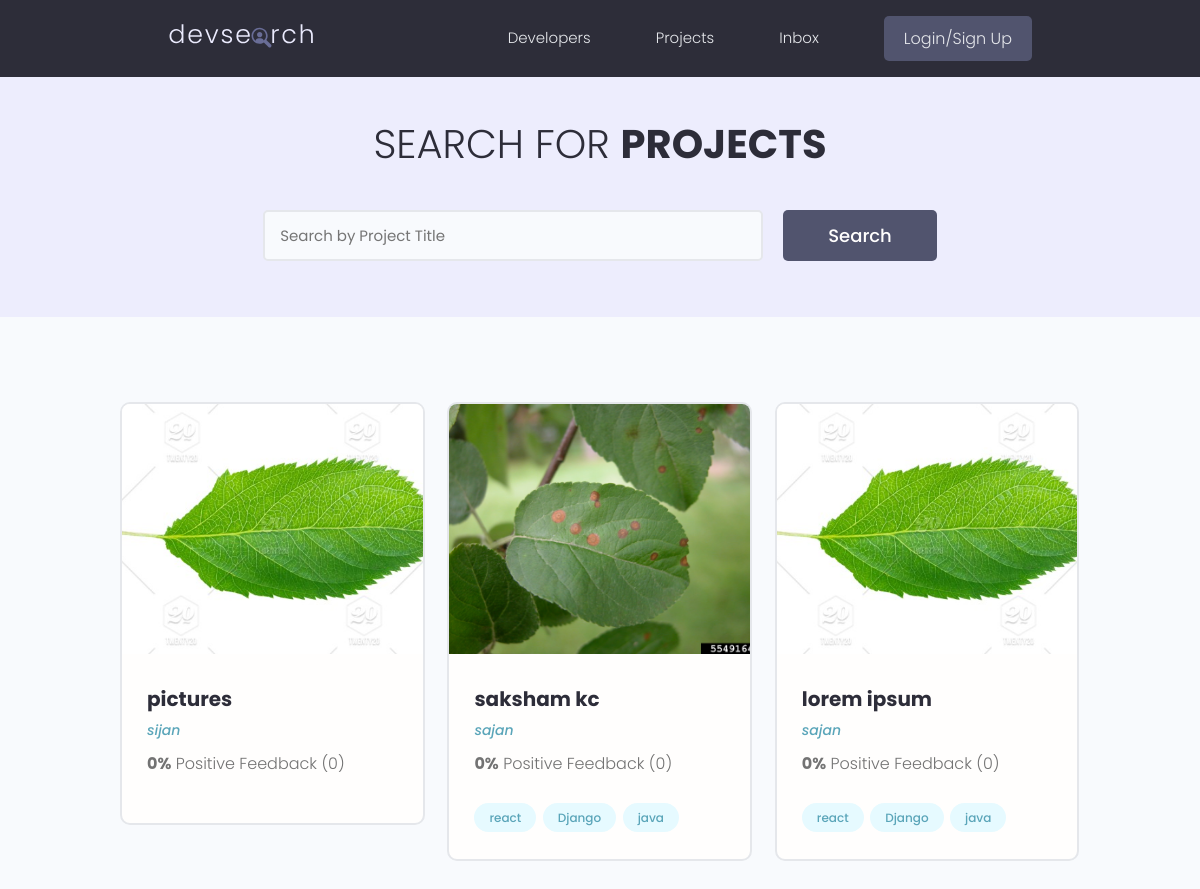
/projects/, run on the app's committed database.
### project/models.py (models this page shows, shortened)
class Project(models.Model):
    owner = models.ForeignKey(Profile, null = True, blank = True, on_delete=models.SET_NULL)
    title = models.CharField(max_length = 200)
    desciption = models.TextField(null = True, blank = True)
    demo_link = models.CharField(max_length = 2000, null = True, blank = True)
    featured_image = models.ImageField(null = True, blank = True, default = "default.jpg")
    source_link = models.CharField(max_length=2000, null = True, blank= True )
    tags = models.ManyToManyField('Tag', blank = True)
    vote_total = models.IntegerField(default = 0, null = True, blank = True)
    vote_ratio = models.IntegerField(default = 0, null = True, blank = True)
    created = models.DateTimeField(auto_now_add = True)
    id = models.UUIDField(default = uuid.uuid4, unique = True, primary_key = True, editable= False)

class Tag(models.Model):
    name = models.CharField(max_length=200)
    created = models.DateTimeField(auto_now_add=True)
    id = models.UUIDField(default = uuid.uuid4, unique = True, primary_key = True, editable = False)
    def __str__ (self):
        return self.name

### users/models.py (models this page shows, shortened)
class Profile(models.Model):
    user = models.OneToOneField(User, on_delete = models.CASCADE, null = True, blank = True)
    name = models.CharField(max_length = 200, blank = True, null = True)
    username = models.CharField(max_length = 200, blank = True, null = True)
    location = models.CharField(max_length=200, blank = True, null = True)
    email = models.EmailField(max_length = 500, blank = True, null = True)
    short_intro = models.CharField(max_length = 200, blank = True, null = True)
    bio = models.TextField(blank = True, null = True)
    profile_image = models.ImageField(null = True, blank = True, upload_to = 'profiles/', default = "profiles/user-default.png" )
    social_github = models.CharField(max_length = 200, blank = True, null = True)
    social_website = models.CharField(max_length = 200, blank = True, null = True)
    created = models.DateField(auto_now_add = True)
    id = models.UUIDField(default = uuid.uuid4, unique = True, primary_key= True,
                                        editable= False  )

### project/views.py (the view)
# urls.py: path('projects/',include('project.urls')),
def projects(request):
    project = Project.objects.all()
    context = { 'projects': project}
    return render(request, 'projects.html', context )

### templates/projects.html (shortened to what this page needs)
{% extends 'main.html'%}
{% block content %}
  <main class="projects">
    <section class="hero-section text-center">
      <div class="container container--narrow">
        <div class="hero-section__box">
          <h2>Search for <span>Projects</span></h2>
        </div>
        <div class="hero-section__search">
          <form class="form" action="#" method="get">
            <div class="form__field">
              <input class="input input--text" id="formInput#search" type="text" name="text"
                placeholder="Search by Project Title" />
            </div>
            <input class="btn btn--sub btn--lg" type="submit" value="Search" />
          </form>
        </div>
      </div>
    </section>
    <section class="projectsList">
      <div class="container">
        <div class="grid grid--three">
     {% for project in projects %}
          <div class="column">
            <div class="card project">
              <a href="{% url 'project' project.id %}" class="project">
                <img class="project__thumbnail" src="{{project.featured_image.url}}" alt="project thumbnail" />
                <div class="card__body">
                  <h3 class="project__title"><td>{{project.title}}</td></h3>
                  <p><a class="project__author" href="{% url 'project' project.id %}">{{project.owner.name}}</a></p>
                  <p class="project--rating">
                    <span style="font-weight: bold;">{{project.vote_ratio}}%</span> Positive
                    Feedback ({{project.vote_ratio}})
                  </p>
                  <div class="project__tags">
                  {%for tag in project.tags.all%}
                    <span class="tag tag--pill tag--main">
                      <small>{{tag}}</small>
                    </span>
                   {% endfor %}
                  </div>
                </div>
              </a>
            </div>
          </div>
    {% endfor %}
  </main>
{% endblock content %}

### templates/main.html (shortened to what this page needs)
<!DOCTYPE html>
{% load static %}
<html lang="en">
<head>
  <link rel="stylesheet" href="https://cdn.iconmonstr.com/1.3.0/css/iconmonstr-iconic-font.min.css" />
  <link rel="stylesheet" href="{% static 'uikit/styles/uikit.css' %}" />
  <link rel="stylesheet" href="{% static 'styles/app.css'%} " />
</head>
  <body>
  {% include 'navbar.html'%}
	{%block content%}
    {% endblock content %}
  </body>
</html>

### templates/navbar.html (shortened to what this page needs)
{% load static %}
 <header class="header">
    <div class="container container--narrow">
      <a href="{% url 'projects' %}" class="header__logo">
        <img src="{% static 'images/logo.svg' %}" alt="DevSearch Logo" />
      </a>
      <nav class="header__nav">
        <ul class="header__menu">
          <li class="header__menuItem"><a href="{% url 'profiles' %} ">Developers</a></li>
          <li class="header__menuItem"><a href="{% url 'projects' %}">Projects</a></li>
          <li class="header__menuItem"><a href="">Inbox</a></li>
          {% if request.user.is_authenticated %}
           <li class="header__menuItem"><a href="{% url 'create-project'%}">Add Project</a></li>
          <li class="header__menuItem"><a href="{%url 'logout' %}" class="btn btn--sub">Logout</a></li>
          {% else %}
          <li class="header__menuItem"><a href="{%url 'login' %}" class="btn btn--sub">Login/Sign Up</a></li>
          {% endif %}
        </ul>
      </nav>
    </div>
  </header>

### static/styles/app.css (style rules this page uses)
:root { --color-sub: #2d2d39; }
.btn--sub { background-color: var(--color-sub-light); }
.card { border: 2px solid var(--color-light); }
img { width: 100%; }
.header { position: sticky; z-index: 111; background-color: var(--color-sub); padding: 1.5rem 0; }
.header > .container { display: flex; justify-content: space-between; align-items: center; }
.header__logo > img { height: 3.8rem; }
.header__nav > ul { display: inline-flex; align-items: center; list-style: none; gap: 6.5rem; }
.header__menuItem > a { color: var(--color-light); font-weight: 300; }
.hero-section { height: 40vh; display: flex; align-items: center; background-color: var(--color-sub); }
.hero-section__box { margin-bottom: 4rem; }
.hero-section__box > h2, .hero-section__box > h2 > span { font-size: 4rem; color: var(--color-light); line-height: 1.3; text-transform: uppercase; }
.hero-section__box > h2 { font-weight: 300; }
.hero-section__box > h2 > span { font-weight: 700; }
.hero-section__search > .form { display: flex; align-items: center; justify-content: center; gap: 2rem; }
.hero-section__search > .form input.input--text { width: 50rem; }
.project__author { font-size: 1.4rem; font-style: italic; }
.project--rating { margin-bottom: 1.6em; margin-top: .5em; }
.projects > .hero-section { background: var(--color-sub-lighter); height: 30vh; }
.projects .hero-section__box { margin-bottom: 2.5rem; }
.projects .hero-section__box > h2 { color: var(--color-sub); }
.projects .hero-section__box > h2 > span { font-weight: 700; color: var(--color-sub); }
.projectsList { margin-top: 8rem; }
.project__thumbnail { height: 25rem; object-fit: cover; object-position: top center; }
.project__title { font-size: 2rem; font-weight: 700; color: var(--color-sub); }

### static/uikit/styles/modules/_variables.css (style rules this page uses)
:root { --color-main: #5aa5b9; --color-main-light: #e6faff; --color-sub: #3f4156; --color-sub-light: #51546e; --color-sub-lighter: #ededfd; --color-text: #737373; --color-gray: #8b8b8b; --color-light: #e5e7eb; --color-light-gray: #767676; --color-bg: #f8fafd; --color-white: #fffefd; --color-white-light: #f3f3f3; --color-success: #359e64; --color-success-bg: #def8e8; --color-error: #fc4b0b; --color-error-bg: #fff2ee; --font-base: 'Poppins', arial, helvetica, 'Segoe UI', roboto, ubuntu, sans-serif; --font-monospace: 'Fira Code', 'Courier New', courier, monospace; --font-regular: 300; --font-medium: 500; --font-bold: 700; --generic-shadow: 1px 1px 5px #00000010; --generic-transition: all 0.3s ease-in-out; }

### static/uikit/styles/modules/_base.css (style rules this page uses)
* { margin: 0; padding: 0; box-sizing: border-box; text-rendering: optimizeLegibility; color: inherit; font-size: inherit; }
html { font-size: 50%; }
@media only screen and (min-width: 480px) { html { font-size: 56.25%; } }
@media only screen and (min-width: 1200px) { html { font-size: 62.5%; } }
body { line-height: 1.6; font-weight: 400; font-size: 1.5rem; color: var(--color-text); background-color: var(--color-bg); min-height: 100vh; }

### static/uikit/styles/modules/_typography.css (style rules this page uses)
* { font-family: var(--font-base); }
h2 { font-size: 3.6rem; font-weight: var(--font-bold); }
h3 { font-size: 3.2rem; font-weight: var(--font-medium); }
p, span, strong { font-size: 1.6rem; color: var(--color-text); font-weight: var(--font-regular); }
a { padding-bottom: 2px; text-decoration: none; display: inline-block; color: var(--color-main); font-weight: var(--font-medium); }

### static/uikit/styles/modules/_utilities.css (style rules this page uses)
.container { width: 92%; max-width: 165rem; margin: 0 auto; box-sizing: border-box; }
.container--narrow { width: 92%; max-width: 120rem; }
@media screen and (min-width: 1000px) { .container { width: 90%; } }
@media screen and (min-width: 1000px) { .container--narrow { width: 85%; } }
@media screen and (min-width: 1200px) { .container { width: 80%; } }
@media screen and (min-width: 1200px) { .container--narrow { width: 72%; } }
.text-center { text-align: center; }

### static/uikit/styles/modules/_button.css (style rules this page uses)
.btn { display: inline-block; position: relative; cursor: pointer; background-color: var(--color-light); font-weight: var(--font-medium); color: var(--color-sub); text-decoration: none; padding: 1rem 2rem; border-radius: 0.5rem; border: none; width: -webkit-fit-content; width: -moz-fit-content; width: fit-content; height: -webkit-fit-content; height: -moz-fit-content; height: fit-content; font-size: 1.6rem; outline-width: 0; outline-color: transparent; -webkit-backface-visibility: hidden; backface-visibility: hidden; transition: all 0.3s ease-in-out; }
.btn--sub { background-color: var(--color-sub); color: var(--color-white); }
.btn--lg { font-size: 1.8rem; padding: 1.2rem 4.5rem; }

### data on the page
Project: featured_image (picture), title "pictures", owner.name "sijan", vote_ratio "0"
Project: featured_image (picture), title "saksham kc", owner.name "sajan", vote_ratio "0"
Tag: name "react"
Tag: name "Django"
Tag: name "java"
Project: featured_image (picture), title "lorem ipsum", owner.name "sajan", vote_ratio "0"
